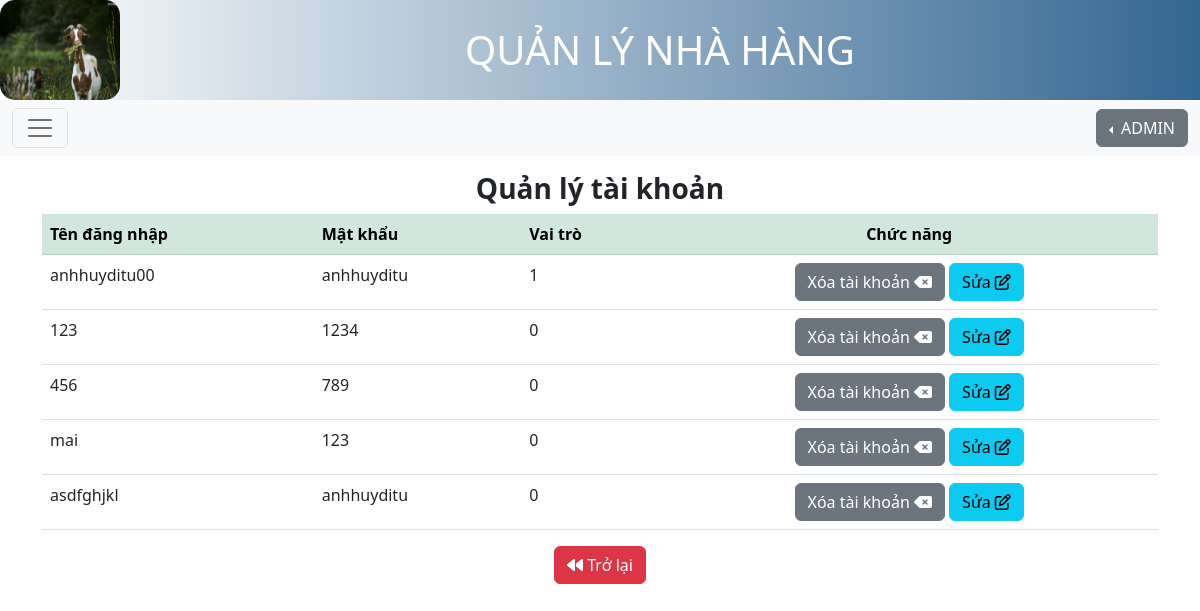
/trangChuAdmin1.php?id=3, run on the app's committed database.
### tables this page shows
CREATE TABLE `account` (
  `IDKH` int(10) NOT NULL,
  `TDN` varchar(20) NOT NULL,
  `pass` varchar(10) NOT NULL,
  `TYPE` int(1) NOT NULL DEFAULT 0
);

### dsTaiKhoan1.php (the view, shortened to what this page needs)
<!DOCTYPE html>
<html lang="en">
<head>
  <link href="https://cdn.jsdelivr.net/npm/bootstrap@5.2.3/dist/css/bootstrap.min.css" rel="stylesheet">
</head>
<body>
<div class="container mt-3" >
<h3 class="container text-center fw-bold">Quản lý tài khoản</h3>
  <table class="table">
    <thead class="table-success">
      <tr>
        <th>Tên đăng nhập</th>
        <th>Mật khẩu</th>
        <th>Vai trò</th>
        <th colspan="2" class="text-center">Chức năng</th>
      </tr>
    </thead>
    <tbody>
    <?php
            include("connectDataBase.php");
            $sql="SELECT * from account";
            $rs=mysqli_query($con,$sql);
            while($row=mysqli_fetch_assoc($rs)){
        ?>
        <tr>
            <td><?=$row['TDN']?></td>
            <td><?=$row['pass']?></td>
            <td><?=$row['TYPE']?></td>
            <td colspan="2" class="text-center"><button onclick="xoa('<?=$row['IDKH']?>')" class="btn btn-secondary"> Xóa tài khoản <i class="fa-solid fa-delete-left"></i></button> <a href="edittaikhoan1.php?id=<?=$row['IDKH']?>"><button class="btn btn-info">Sửa <i class="fa-regular fa-pen-to-square"></i></button></a></td>
        </tr>
        <?php
            }
        ?>
    </tbody>
  </table>
  <div class="container text-center">
      <a href="trangchuAdmin1.php"><button class="btn btn-danger"><i class="fa-solid fa-backward"></i> Trở lại</button></a>
  </div>
</div>
</body>
</html>

### css/main.css (style rules this page uses)
body { font-family: 'Raleway', sans-serif; }

### data on the page
account: TDN "anhhuyditu00", pass "anhhuyditu", TYPE "1"
account: TDN "123", pass "1234", TYPE "0"
account: TDN "456", pass "789", TYPE "0"
account: TDN "mai", pass "123", TYPE "0"
account: TDN "asdfghjkl", pass "anhhuyditu", TYPE "0"
